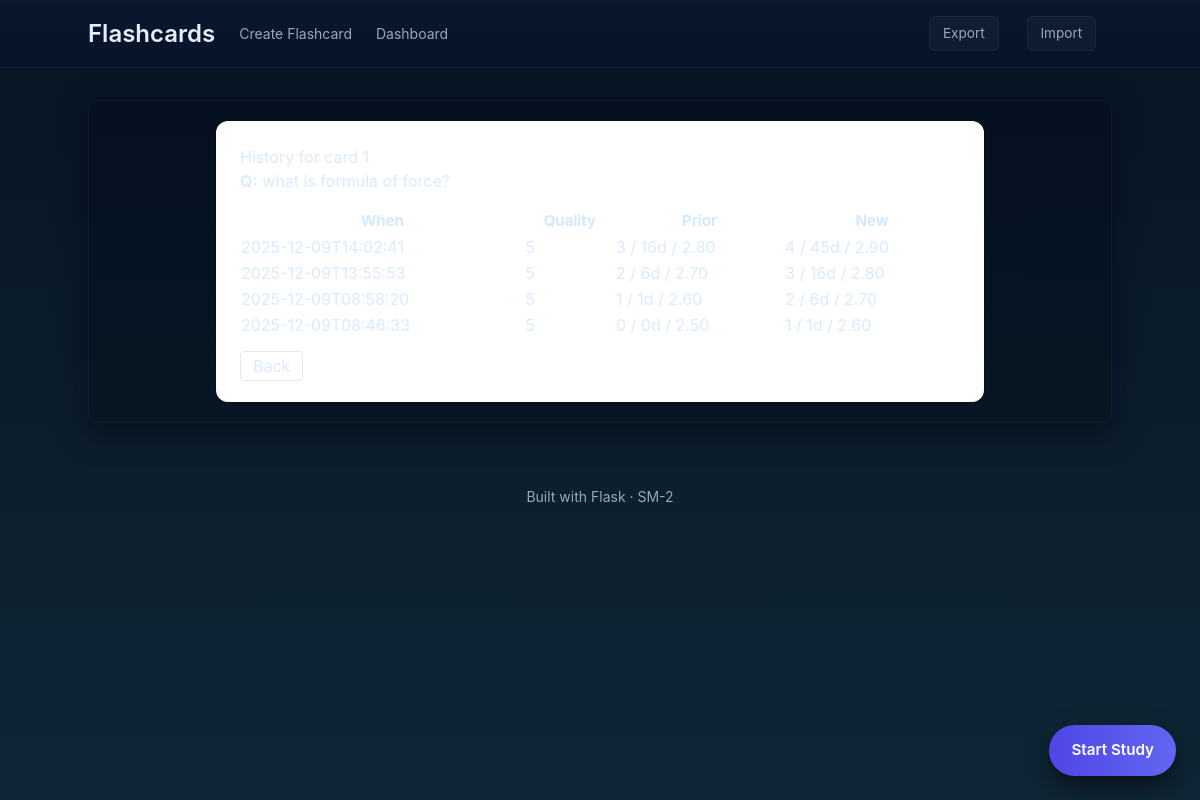
The page /history/1 on the database as committed earlier.
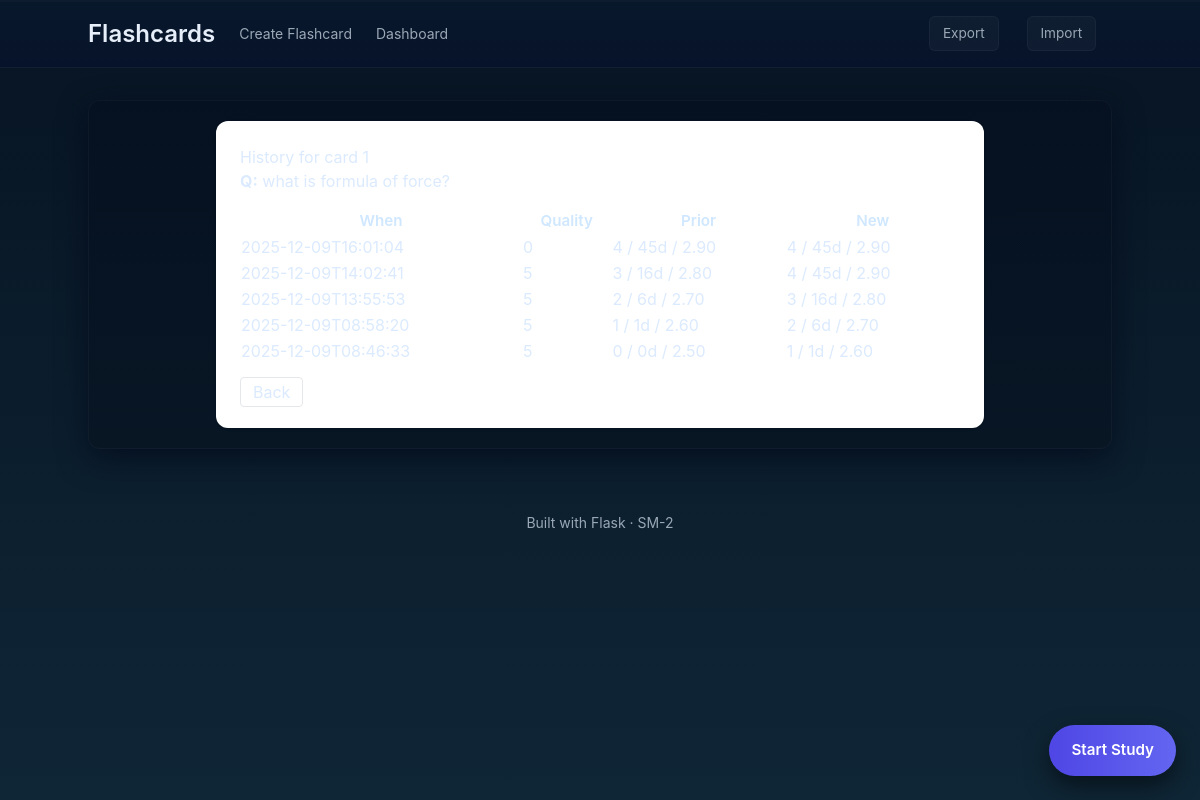
The same page on the database as committed later.
### app.py (models this page shows)
class Review(db.Model):
    id = db.Column(db.Integer, primary_key=True)
    card_id = db.Column(db.Integer, db.ForeignKey('flashcard.id'), nullable=False)
    when = db.Column(db.DateTime, default=datetime.utcnow)
    quality = db.Column(db.Integer, nullable=False)
    prior_reps = db.Column(db.Integer, nullable=True)
    prior_interval = db.Column(db.Integer, nullable=True)
    prior_easiness = db.Column(db.Float, nullable=True)
    new_reps = db.Column(db.Integer, nullable=True)
    new_interval = db.Column(db.Integer, nullable=True)
    new_easiness = db.Column(db.Float, nullable=True)

### app.py (the view)
@app.route('/history/<int:card_id>')
def history_view(card_id):
    card = Flashcard.query.get_or_404(card_id)
    revs = Review.query.filter_by(card_id=card.id).order_by(Review.when.desc()).all()
    revs_d = []
    for r in revs:
        revs_d.append({
            "when": r.when.isoformat()[:19],
            "quality": r.quality,
            "prior_reps": r.prior_reps,
            "prior_interval": r.prior_interval,
            "prior_easiness": float(r.prior_easiness or 2.5),
            "new_reps": r.new_reps,
            "new_interval": r.new_interval,
            "new_easiness": float(r.new_easiness or 2.5)
        })
    cd = card.to_dict(); cd['next_review'] = cd['next_review'][:19] if cd['next_review'] else None
    return render_template('history.html', card=cd, revs=revs_d)

### app.py (called while the page is built)
@app.context_processor
def inject_counts():
    total = Flashcard.query.count()
    return dict(total_cards=total)

    def to_dict(self, include_meta=True):
        out = {
            "id": self.id, "question": self.question, "answer": self.answer,
            "subject": self.subject, "tags": self.tags, "difficulty": self.difficulty,
            "created_at": self.created_at.isoformat() if self.created_at else None
        }
        if include_meta:
            out.update({
                "reps": self.reps, "easiness": float(self.easiness) if self.easiness is not None else None,
                "interval": self.interval, "next_review": self.next_review.isoformat() if self.next_review else None
            })
        return out

### templates/history.html
{% extends "base.html" %}
{% block content %}
<div class="max-w-3xl mx-auto bg-white p-6 rounded-xl shadow">
  <h2>History for card {{ card.id }}</h2>
  <div><strong>Q:</strong> {{ card.question }}</div>
  {% if revs %}
    <table class="w-full mt-4">
      <thead><tr><th>When</th><th>Quality</th><th>Prior</th><th>New</th></tr></thead>
      <tbody>
        {% for r in revs %}
        <tr>
          <td>{{ r.when }}</td>
          <td>{{ r.quality }}</td>
          <td>{{ r.prior_reps }} / {{ r.prior_interval }}d / {{ '%.2f'|format(r.prior_easiness) }}</td>
          <td>{{ r.new_reps }} / {{ r.new_interval }}d / {{ '%.2f'|format(r.new_easiness) }}</td>
        </tr>
        {% endfor %}
      </tbody>
    </table>
  {% else %}
    <div class="mt-4">No reviews yet.</div>
  {% endif %}
  <div class="mt-4"><a href="{{ url_for('index') }}" class="px-3 py-1 border rounded">Back</a></div>
</div>
{% endblock %}

Rows that differ between the two databases and show on the page:
added Review: when "2025-12-09T16:01:04", quality "0", prior_reps "4", prior_interval "45", prior_easiness "2.90", new_reps "4", new_interval "45", new_easiness "2.90"
